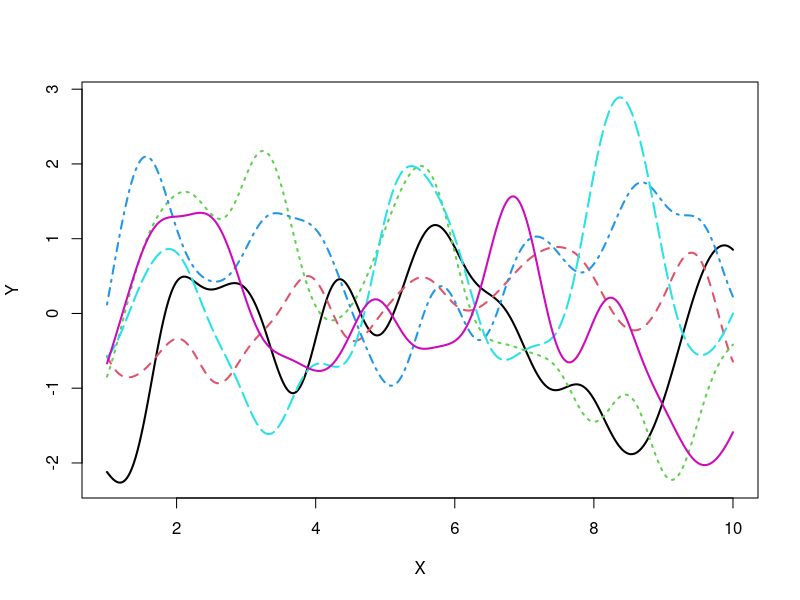
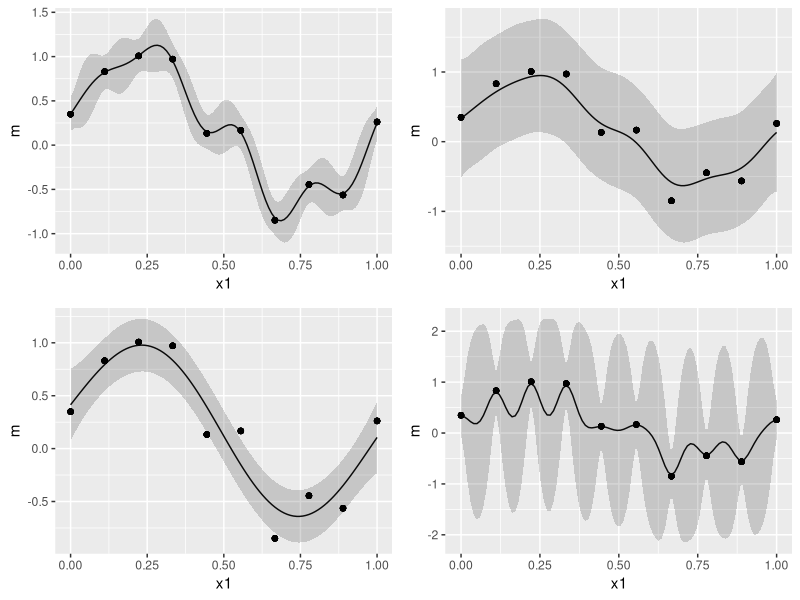
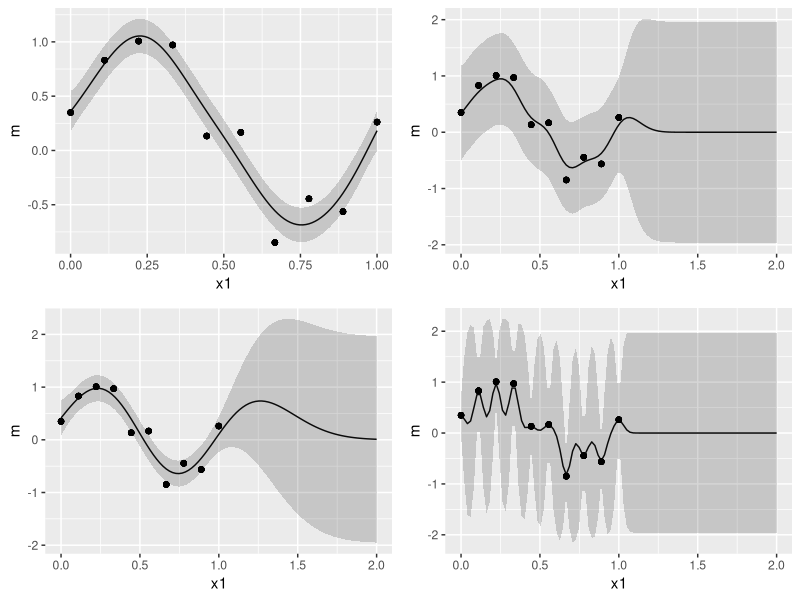

The R source for these figures, in order:
## ---- chunk 1

knitr::opts_chunk$set(class.output = 'nohighlight')
knitr::opts_chunk$set(echo = TRUE)

## ---- chunk 2
# Define Kernel function
Kernel_Mat <- function(X,sigma,beta){
  N <- NROW(X)
  K <- matrix(0,N,N)
  for (i in 1:N) {
    for (k in 1:N) {
      if(i==k) kdelta = 1 else kdelta = 0
      K[i,k] <- K[k,i] <- exp(-t(X[i,]-X[k,])%*%(X[i,]-X[k,])/(2*sigma^2)) + beta^{-1}*kdelta
    }
  }
  return(K)
}

N <- 10 # max value of X
M <- 1000 # sample size
X <- matrix(seq(1,N,length=M),M,1) # create X
testK <- Kernel_Mat(X,0.5,1e+18) # calc kernel matrix

library(MASS)

P <- 6 # num of sample path
Y <- matrix(0,M,P) # define Y

for(i in 1:P){
  Y[,i] <- mvrnorm(n=1,rep(0,M),testK) # sample Y
}

# Plot
matplot(x=X,y=Y,type = "l",lwd = 2)

## ---- chunk 3
library(ggplot2)
library(grid)

# 1.Gaussian Process Regression

# PRML's synthetic data set
curve_fitting <- data.frame(
  x=c(0.000000,0.111111,0.222222,0.333333,0.444444,0.555556,0.666667,0.777778,0.888889,1.000000),
  t=c(0.349486,0.830839,1.007332,0.971507,0.133066,0.166823,-0.848307,-0.445686,-0.563567,0.261502))

f <- function(beta, sigma, xmin, xmax, input, train) {
  kernel <- function(x1, x2) exp(-(x1-x2)^2/(2*sigma^2)); # define Kernel function
  K <- outer(input, input, kernel); # calc gram matrix
  C_N <- K + diag(length(input))/beta
  m <- function(x) (outer(x, input, kernel) %*% solve(C_N) %*% train) # coditiona mean 
  m_sig <- function(x)(kernel(x,x) - diag(outer(x, input, kernel) %*% solve(C_N) %*% t(outer(x, input, kernel)))) #conditional variance
  x <- seq(xmin,xmax,length=100)
  output <- ggplot(data.frame(x1=x,m=m(x),sig1=m(x)+1.96*sqrt(m_sig(x)),sig2=m(x)-1.96*sqrt(m_sig(x)),
                              tx=input,ty=train),
                   aes(x=x1,y=m)) + 
    geom_line() +
    geom_ribbon(aes(ymin=sig1,ymax=sig2),alpha=0.2) +
    geom_point(aes(x=tx,y=ty))
  return(output)
}

grid.newpage() # make a palet
pushViewport(viewport(layout=grid.layout(2, 2))) # divide the palet into 2 by 2
print(f(100,0.1,0,1,curve_fitting$x,curve_fitting$t), vp=viewport(layout.pos.row=1, layout.pos.col=1))
print(f(4,0.10,0,1,curve_fitting$x,curve_fitting$t), vp=viewport(layout.pos.row=1, layout.pos.col=2))
print(f(25,0.30,0,1,curve_fitting$x,curve_fitting$t), vp=viewport(layout.pos.row=2, layout.pos.col=1))
print(f(25,0.030,0,1,curve_fitting$x,curve_fitting$t), vp=viewport(layout.pos.row=2, layout.pos.col=2)) 
## ---- chunk 4
grid.newpage() # make a palet
pushViewport(viewport(layout=grid.layout(2, 2))) # divide the palet into 2 by 2
print(f(100,0.1,0,2,curve_fitting$x,curve_fitting$t), vp=viewport(layout.pos.row=1, layout.pos.col=1)) 
print(f(4,0.10,0,2,curve_fitting$x,curve_fitting$t), vp=viewport(layout.pos.row=1, layout.pos.col=2)) 
print(f(25,0.30,0,2,curve_fitting$x,curve_fitting$t), vp=viewport(layout.pos.row=2, layout.pos.col=1))
print(f(25,0.030,0,2,curve_fitting$x,curve_fitting$t), vp=viewport(layout.pos.row=2, layout.pos.col=2)) 

## ---- chunk 5

g <- function(xmin, xmax, input, train){
  # initial value
  beta = 100
  b = 1
  a = 1
  learning_rate = 0.1
  itermax <- 1000
  if (class(input) == "numeric"){
    N <- length(input)
  } else
  {
    N <- NROW(input)
  }
  kernel <- function(x1, x2) a*exp(-0.5*b*(x1-x2)^2); # define kernel
  derivative_a <- function(x1,x2) exp(-0.5*b*(x1-x2)^2)
  derivative_b <- function(x1,x2) -0.5*a*(x1-x2)^2*exp(-0.5*b*(x1-x2)^2)
  dloglik_a <- function(C_N,y,x1,x2) {
    -sum(diag(solve(C_N)%*%outer(input, input, derivative_a)))+t(y)%*%solve(C_N)%*%outer(input, input, derivative_a)%*%solve(C_N)%*%y 
  }
  dloglik_b <- function(C_N,y,x1,x2) {
    -sum(diag(solve(C_N)%*%outer(input, input, derivative_b)))+t(y)%*%solve(C_N)%*%outer(input, input, derivative_b)%*%solve(C_N)%*%y 
  }
  # loglikelihood function
  likelihood <- function(b,a,x,y){
    kernel <- function(x1, x2) a*exp(-0.5*b*(x1-x2)^2)
    K <- outer(x, x, kernel)
    C_N <- K + diag(N)/beta
    itermax <- 1000
    l <- -1/2*log(det(C_N)) - N/2*(2*pi) - 1/2*t(y)%*%solve(C_N)%*%y
    return(l)
  }
  K <- outer(input, input, kernel) 
  C_N <- K + diag(N)/beta
  for (i in 1:itermax){
    kernel <- function(x1, x2) a*exp(-b*(x1-x2)^2)
    derivative_b <- function(x1,x2) -0.5*a*(x1-x2)^2*exp(-0.5*b*(x1-x2)^2)
    dloglik_b <- function(C_N,y,x1,x2) {
      -sum(diag(solve(C_N)%*%outer(input, input, derivative_b)))+t(y)%*%solve(C_N)%*%outer(input, input, derivative_b)%*%solve(C_N)%*%y 
    }
    K <- outer(input, input, kernel) # calc gram matrix
    C_N <- K + diag(N)/beta
    l <- 0
    if(abs(l-likelihood(b,a,input,train))<0.0001&i>2){
      break
    }else{
      a <- as.numeric(a + learning_rate*dloglik_a(C_N,train,input,input))
      b <- as.numeric(b + learning_rate*dloglik_b(C_N,train,input,input))
    }
    l <- likelihood(b,a,input,train)
  }
  K <- outer(input, input, kernel)
  C_N <- K + diag(length(input))/beta
  m <- function(x) (outer(x, input, kernel) %*% solve(C_N) %*% train)  
  m_sig <- function(x)(kernel(x,x) - diag(outer(x, input, kernel) %*% solve(C_N) %*% t(outer(x, input, kernel))))
  x <- seq(xmin,xmax,length=100)
  output <- ggplot(data.frame(x1=x,m=m(x),sig1=m(x)+1.96*sqrt(m_sig(x)),sig2=m(x)-1.96*sqrt(m_sig(x)),
                              tx=input,ty=train),
                   aes(x=x1,y=m)) + 
    geom_line() +
    geom_ribbon(aes(ymin=sig1,ymax=sig2),alpha=0.2) +
    geom_point(aes(x=tx,y=ty))
  return(output)
}

print(g(0,1,curve_fitting$x,curve_fitting$t), vp=viewport(layout.pos.row=1, layout.pos.col=1))


